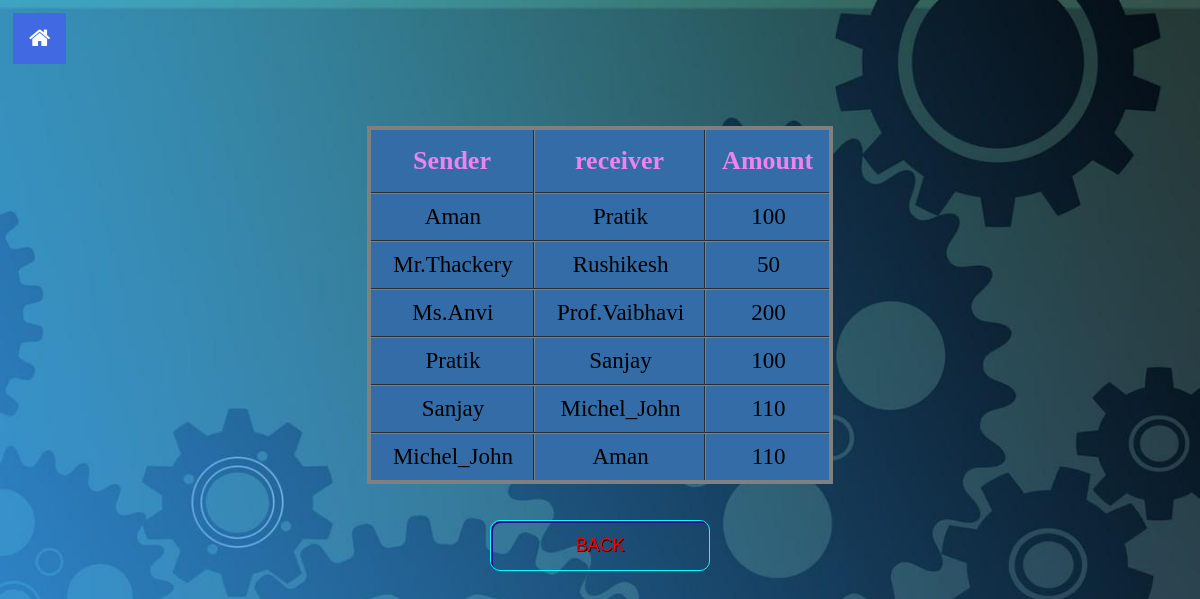
/transaction.php, run on the app's committed database.
### tables this page shows
CREATE TABLE `mini_statement` (
  `sender` varchar(50) NOT NULL,
  `receiver` varchar(50) NOT NULL,
  `amount` double DEFAULT NULL
);

### transaction.php (the view, shortened to what this page needs)
<?php
$con=mysqli_connect('localhost','root','','bank_database');
$q="select *from mini_statement";
$result=mysqli_query($con,$q);
?>
<!DOCTYPE html>
<html>
	<head>
		<link rel="stylesheet" href="https://cdnjs.cloudflare.com/ajax/libs/font-awesome/4.7.0/css/font-awesome.min.css">
		<link rel="stylesheet" href="button.css">
	</head>
	<body>
		<ul class="nav-ul">
			<a href="index.php">
				<li class="nav-li"><button class="btn"><i class="fa fa-home"></i></button></li>
			</a>
		</ul><br><br><br><br><br><br>
		<table class="flat-table-1">
			<tr>
				<th>Sender</th>
				<th>receiver</th>
				<th>Amount</th>
			</tr>
			<tr>
				<?php while($row = $result->fetch_assoc()) { ?>
				<tr>
					<td><?php echo $row["sender"]; ?></td>
					<td><?php echo $row["receiver"]; ?></td>
					<td><?php echo $row["amount"]; ?></td>
				</tr>
				<?php } ?>
			</table>
			<br>
			<br>
			<form action="index.php" method="post">
				<div class="buttons">
					<button class="glow-on-hover" type="submit" name="name">BACK</button>
				</div>
			</form>
		</body>
	</html>

### button.css (style rules this page uses)
.glow-on-hover { width: 220px; height: 51px; outline: none; color: red; font-size:18px; background:transparent; text-shadow: 0.7px 0.7px black; overflow: hidden; cursor: pointer; position: relative; z-index: 0; border-radius: 10px; border: 1px solid #00FFFF; }
.glow-on-hover:before { content: ''; background: linear-gradient(45deg, #ff0000, #ff7300, #fffb00, #48ff00, #00ffd5, #002bff, #7a00ff, #ff00c8, #ff0000); position: absolute; top: -2px; left:-2px; background-size: 400%; z-index: -1; filter: blur(5px); width: calc(100% + 4px); height: calc(100% + 4px); animation: glowing 20s linear infinite; opacity: 0; transition: opacity .3s ease-in-out; border-radius: 10px; }
.glow-on-hover:after { z-index: -1; content: ''; position: absolute; width: 100%; height: 100%; left: 0; top: 0; border-radius: 10px; border: 2px solid #28048a; background:transparent; }

### transaction.php (style rules this page uses)
.nav-ul { list-style-type: none; margin: 0; padding: 5px; verflow: hidden; }
.nav-li { float:left; }
body { background-image:url("images/history.jpg"); background-repeat: no-repeat; background-size:cover; }
table { text-align:center; margin-left: auto; margin-right: auto; border:4px solid gray; border-collapse:collapse; background: #336ca6; }
th { color:violet; font-size:26px; padding:16px; }
td { font-size:23px; color: ; padding: 10px 20px 10px 22px; }
tr { transition: background 0.3s, box-shadow 0.3s; }
th,td { border-collapse:collapse; border:2px groove gray; }
.btn { background-color:RoyalBlue; border: none; color: white; padding: 12px 16px; font-size: 23px; cursor: pointer; }
.buttons { right:42%; text-align:center; }

### data on the page
mini_statement: sender "Aman", receiver "Pratik", amount "100"
mini_statement: sender "Mr.Thackery", receiver "Rushikesh", amount "50"
mini_statement: sender "Ms.Anvi", receiver "Prof.Vaibhavi", amount "200"
mini_statement: sender "Pratik", receiver "Sanjay", amount "100"
mini_statement: sender "Sanjay", receiver "Michel_John", amount "110"
mini_statement: sender "Michel_John", receiver "Aman", amount "110"
